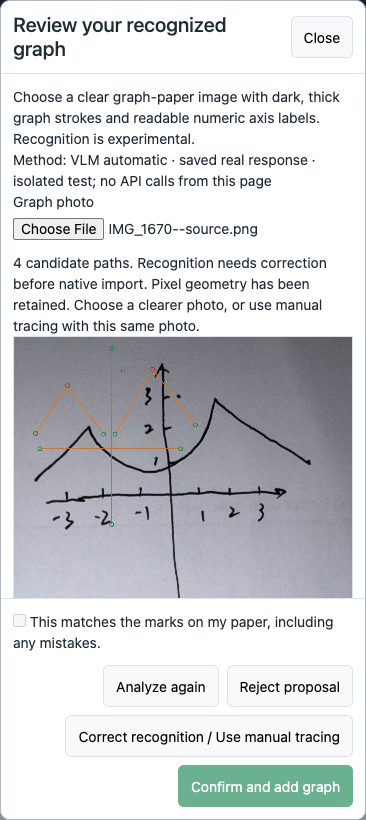
#> input picture benchmarks/photo-graphs/multi-method/step-4g-2/results/isolated-gemini-mobile.png, 366 x 820 px, given in place of IMG_1670--source.png, which was not available
$ python build-comparison.py
#> lines starting #> are read from the running program, lines starting #| are printed output that depends on the picture
"""Offline evidence montage only; requires Pillow. No recognition or network."""
from pathlib import Path

from PIL import Image, ImageDraw, ImageFont

root = Path(__file__).resolve().parent.parent
cases = [
    ("Original handwritten photograph", root / "step-4g-1/results/IMG_1670--source.png",
     "Same exact pixels sent to CV and Gemini"),
    ("CV automatic: failed", root / "step-4g-1/results/IMG_1670--overlay.png",
     "3 px coverage 53.94%; p95 ref-to-output 11.69 px"),
    ("Gemini automatic: failed", root / "step-4g-2/results/gemini-raw-overlay.png",
     "3 px coverage 1.33%; p95 ref-to-output 503.35 px"),
    ("Manually assisted: prior passing result",
     root / "step-4f/results/new-paper-01--desktop--manual-overlay.png",
     "Manual calibration + tracing; 3 px coverage 91.27%"),
]
try:
    title = ImageFont.truetype("/System/Library/Fonts/Supplemental/Arial.ttf", 26)
    note = ImageFont.truetype("/System/Library/Fonts/Supplemental/Arial.ttf", 19)
except OSError:
    title = ImageFont.load_default(size=26)
    note = ImageFont.load_default(size=19)
canvas = Image.new("RGB", (1800, 1740), "white")
#> canvas: PIL image 1800x1740 RGB; every value is 255
draw = ImageDraw.Draw(canvas)
for index, (label, file, caption) in enumerate(cases):
    x, y = (index % 2) * 900 + 24, (index // 2) * 830 + 15
    draw.text((x, y), label, fill="#172936", font=title)
    photo = Image.open(file).convert("RGB")
#> photo is the input picture: PIL image 366x820 RGB; mean R, G, B 209.4, 211.5, 214.4
    photo.thumbnail((852, 744))
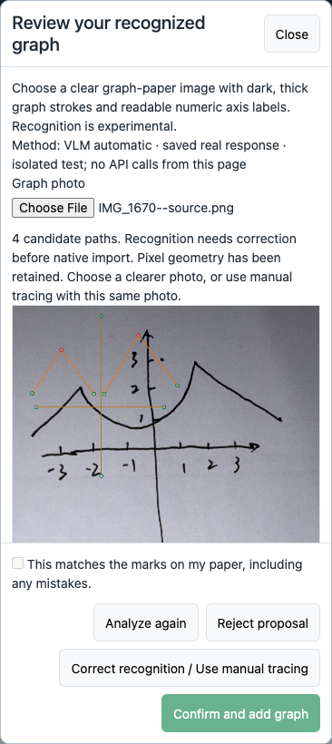
#> photo: PIL image 332x744 RGB; mean R, G, B 209.2, 211.3, 214.1
    canvas.paste(photo, (x, y + 44))
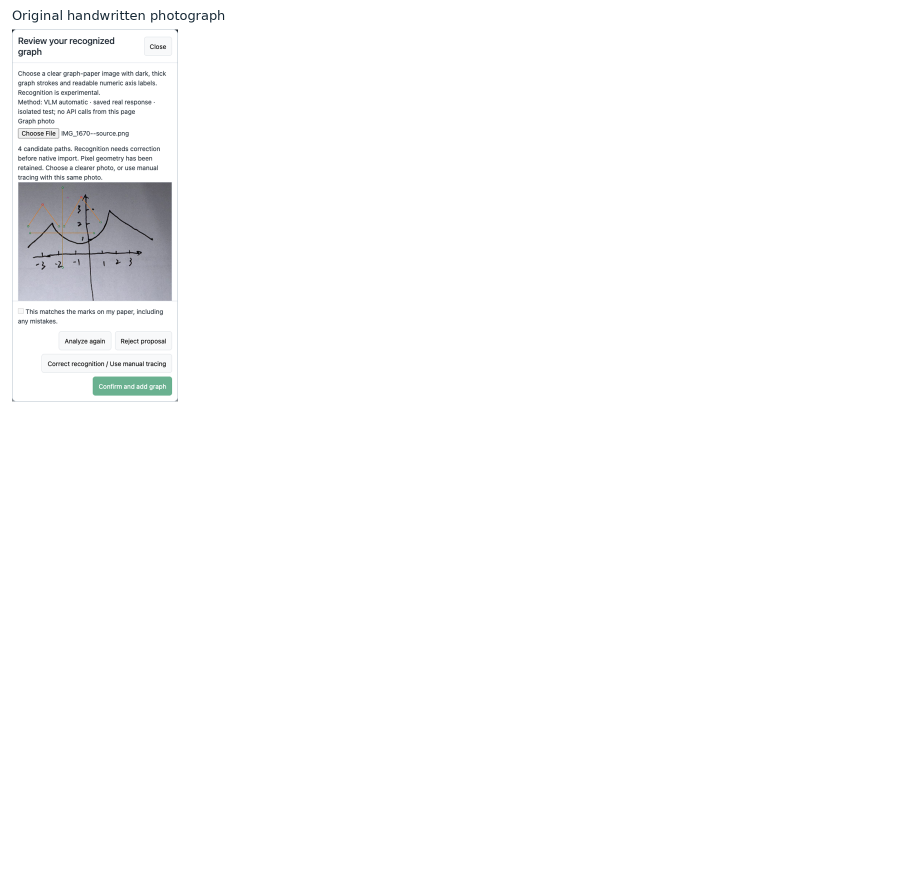
#> canvas: PIL image 1800x1740 RGB (shown at 1/2 size); mean R, G, B 251.2, 251.4, 251.6
    draw.text((x, y + 792), caption, fill="#172936", font=note)
#> pass 2 of the loop `for index, (label, file, caption) in enumerate(cases):`:
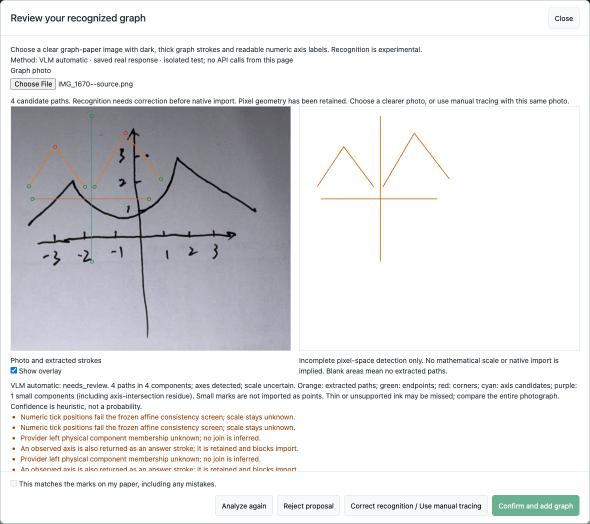
#> input picture benchmarks/photo-graphs/multi-method/step-4g-2/results/isolated-gemini-review.png, 1180 x 1047 px, given in place of IMG_1670--overlay.png, which was not available (shown at 1/2 size)
#> photo is the input picture: PIL image 1180x1047 RGB; mean R, G, B 226.2, 226.1, 228
#> `photo.thumbnail((852, 744))`:
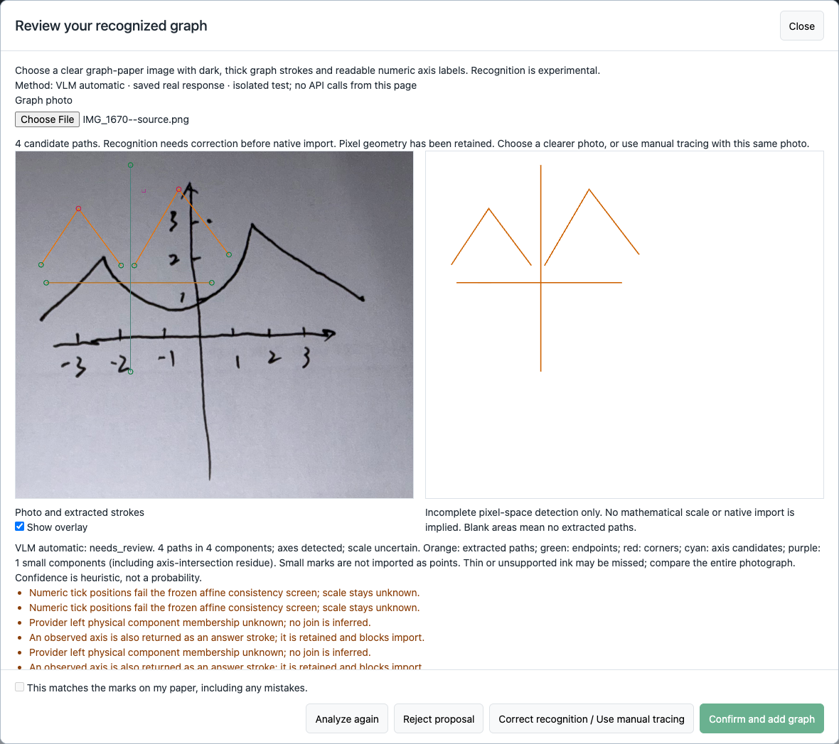
#> photo: PIL image 839x744 RGB; mean R, G, B 226, 226, 227.9
#> `canvas.paste(photo, (x, y + 44))`:
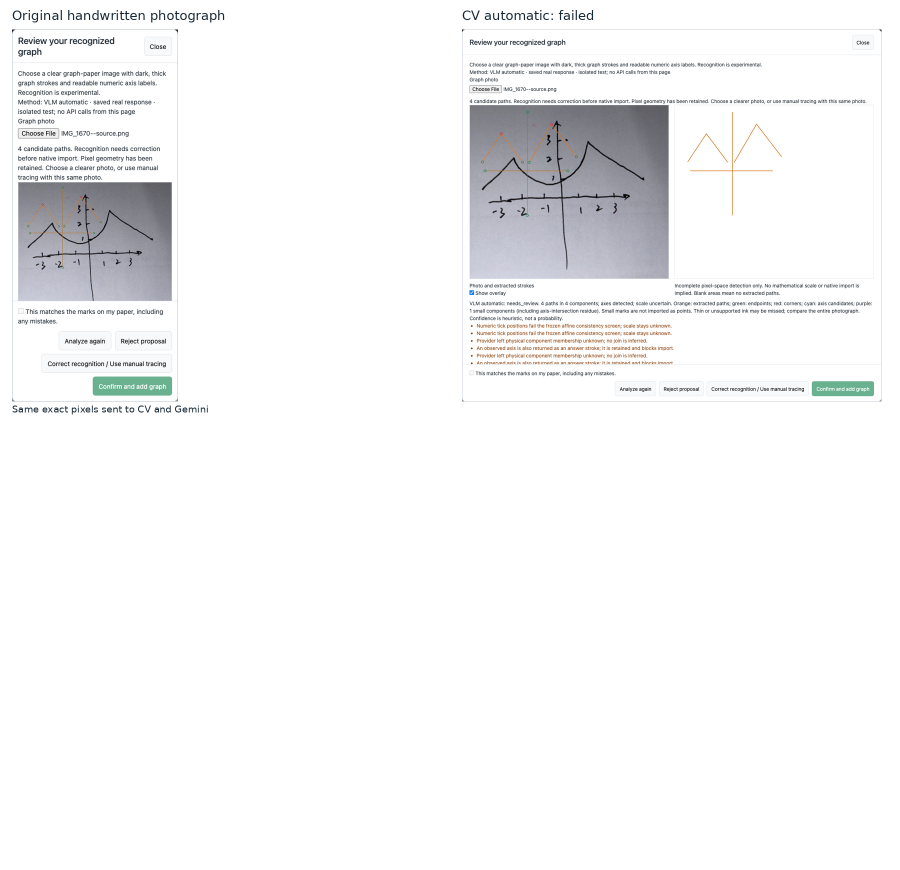
#> canvas: PIL image 1800x1740 RGB (shown at 1/2 size); mean R, G, B 245.2, 245.4, 246
#> pass 3 of the loop `for index, (label, file, caption) in enumerate(cases):`:
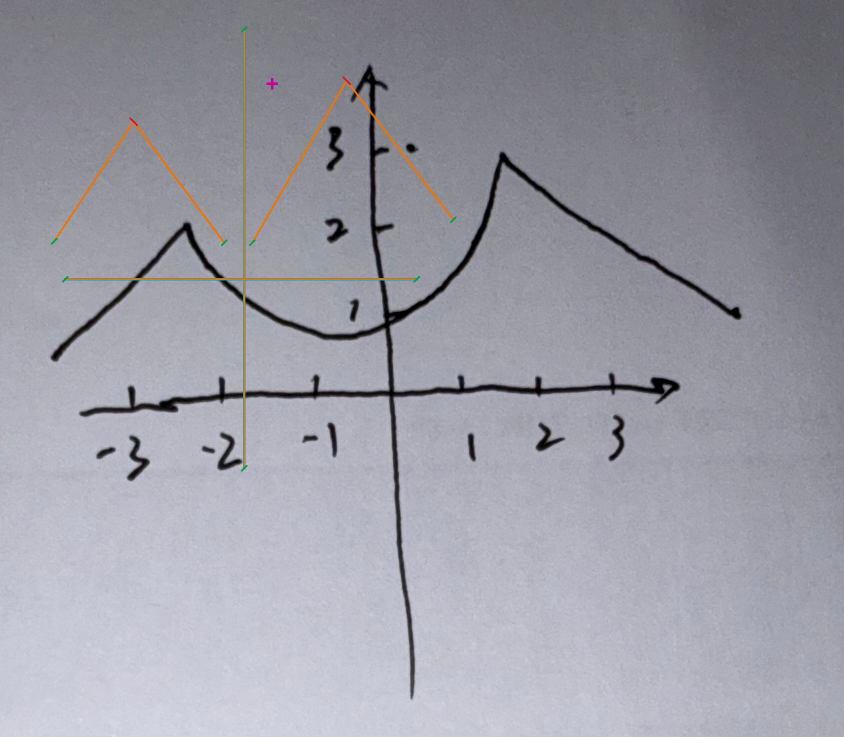
#> input picture benchmarks/photo-graphs/multi-method/step-4g-2/results/gemini-raw-overlay.png, 1688 x 1473 px (shown at 1/2 size)
#> `photo.thumbnail((852, 744))`:
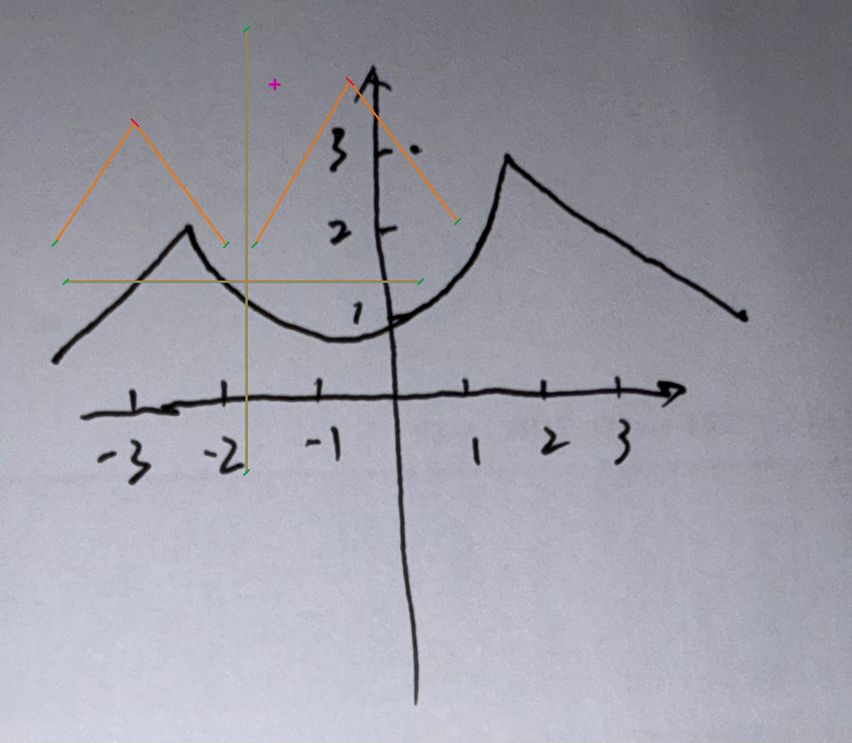
#> photo: PIL image 852x743 RGB; mean R, G, B 155.6, 155.5, 166
#> `canvas.paste(photo, (x, y + 44))`:
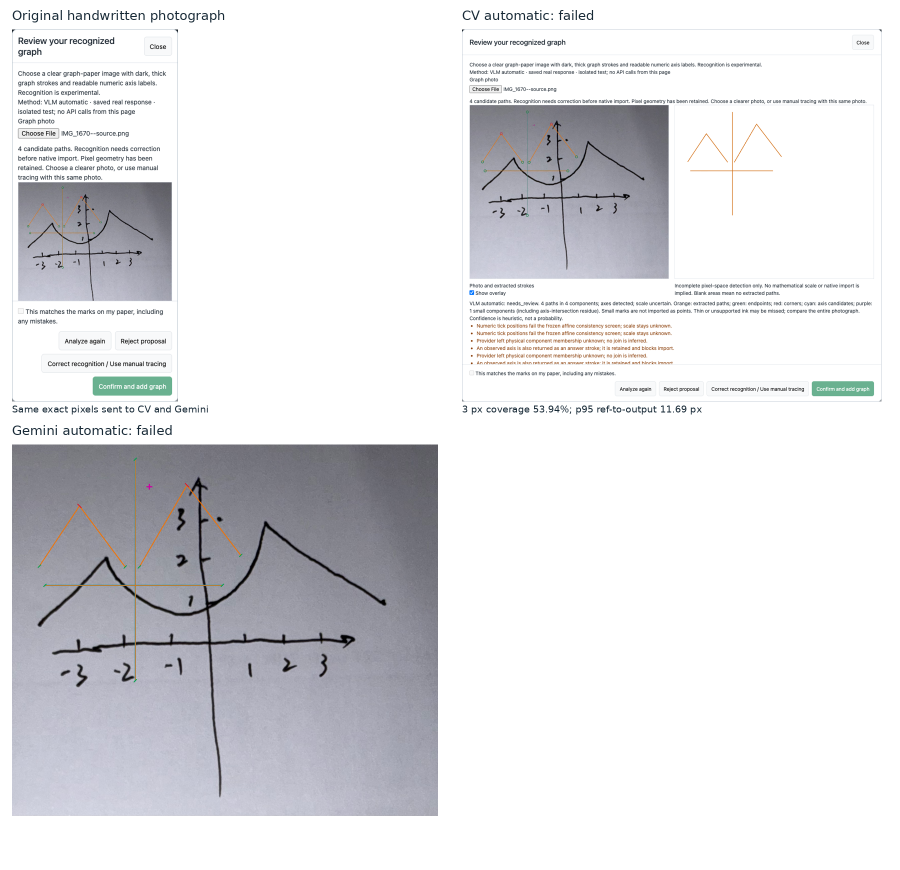
#> canvas: PIL image 1800x1740 RGB (shown at 1/2 size); mean R, G, B 224.9, 225.1, 227.8
#> the loop made 4 passes; the first 3 are shown
draw.text(
    (24, 1680),
    "Exploratory source-pixel metrics against approximate visual annotations; "
    "not general recognition accuracy.",
    fill="#344955", font=note,
)
draw.text(
    (24, 1708),
    "Orange = returned paths; Gemini markers: red corners, green endpoints, "
    "magenta isolated point. No coordinate repair.",
    fill="#344955", font=note,
)
canvas.save(root / "step-4g-2/results/method-comparison.png")
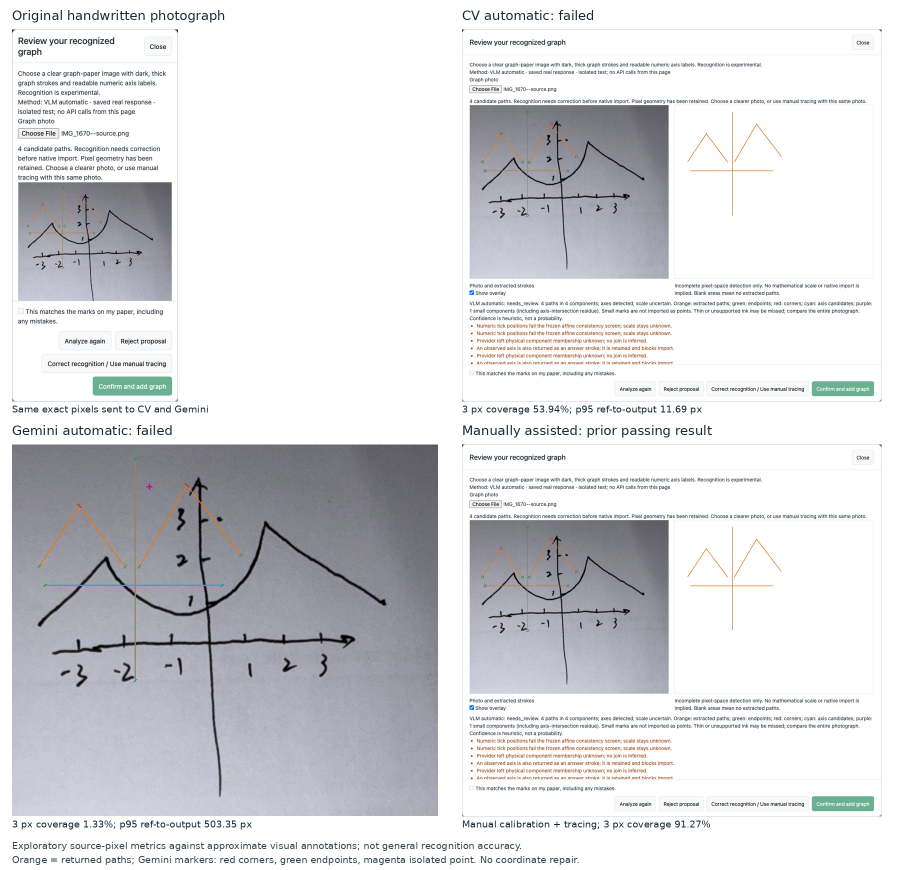
#> saved as method-comparison.png: PIL image 1800x1740 RGB (shown at 1/2 size); mean R, G, B 218.1, 218.3, 221.6
